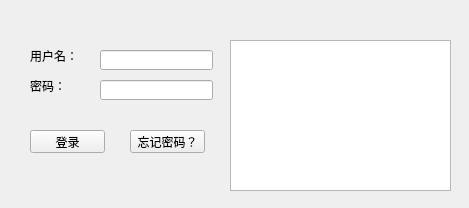
<?xml version="1.0" encoding="UTF-8"?>
<ui version="4.0">
 <class>Form</class>
 <widget class="QWidget" name="Form">
  <property name="geometry">
   <rect>
    <x>0</x>
    <y>0</y>
    <width>469</width>
    <height>208</height>
   </rect>
  </property>
  <property name="windowTitle">
   <string>Form</string>
  </property>
  <widget class="QLabel" name="label">
   <property name="geometry">
    <rect>
     <x>30</x>
     <y>50</y>
     <width>54</width>
     <height>12</height>
    </rect>
   </property>
   <property name="text">
    <string>用户名：</string>
   </property>
  </widget>
  <widget class="QLabel" name="label_2">
   <property name="geometry">
    <rect>
     <x>30</x>
     <y>80</y>
     <width>54</width>
     <height>12</height>
    </rect>
   </property>
   <property name="text">
    <string>密码：</string>
   </property>
  </widget>
  <widget class="QLineEdit" name="lineEdit">
   <property name="geometry">
    <rect>
     <x>100</x>
     <y>50</y>
     <width>113</width>
     <height>20</height>
    </rect>
   </property>
  </widget>
  <widget class="QLineEdit" name="lineEdit_2">
   <property name="geometry">
    <rect>
     <x>100</x>
     <y>80</y>
     <width>113</width>
     <height>20</height>
    </rect>
   </property>
  </widget>
  <widget class="QTextBrowser" name="textBrowser">
   <property name="geometry">
    <rect>
     <x>230</x>
     <y>40</y>
     <width>221</width>
     <height>151</height>
    </rect>
   </property>
  </widget>
  <widget class="QPushButton" name="pushButton">
   <property name="geometry">
    <rect>
     <x>30</x>
     <y>130</y>
     <width>75</width>
     <height>23</height>
    </rect>
   </property>
   <property name="text">
    <string>登录</string>
   </property>
  </widget>
  <widget class="QPushButton" name="pushButton_2">
   <property name="geometry">
    <rect>
     <x>130</x>
     <y>130</y>
     <width>75</width>
     <height>23</height>
    </rect>
   </property>
   <property name="text">
    <string>忘记密码？</string>
   </property>
  </widget>
 </widget>
 <resources/>
 <connections/>
</ui>
